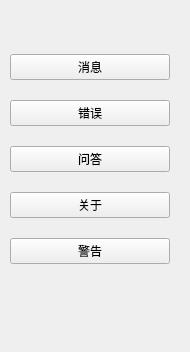
<?xml version="1.0" encoding="UTF-8"?>
<ui version="4.0">
 <class>Form</class>
 <widget class="QWidget" name="Form">
  <property name="geometry">
   <rect>
    <x>0</x>
    <y>0</y>
    <width>190</width>
    <height>352</height>
   </rect>
  </property>
  <property name="windowTitle">
   <string>Form</string>
  </property>
  <widget class="QWidget" name="verticalLayoutWidget">
   <property name="geometry">
    <rect>
     <x>10</x>
     <y>40</y>
     <width>160</width>
     <height>241</height>
    </rect>
   </property>
   <layout class="QVBoxLayout" name="verticalLayout">
    <item>
     <widget class="QPushButton" name="pushButton_2">
      <property name="text">
       <string>消息</string>
      </property>
     </widget>
    </item>
    <item>
     <widget class="QPushButton" name="pushButton_3">
      <property name="text">
       <string>错误</string>
      </property>
     </widget>
    </item>
    <item>
     <widget class="QPushButton" name="pushButton">
      <property name="text">
       <string>问答</string>
      </property>
     </widget>
    </item>
    <item>
     <widget class="QPushButton" name="pushButton_5">
      <property name="text">
       <string>关于</string>
      </property>
     </widget>
    </item>
    <item>
     <widget class="QPushButton" name="pushButton_4">
      <property name="text">
       <string>警告</string>
      </property>
     </widget>
    </item>
   </layout>
  </widget>
 </widget>
 <resources/>
 <connections/>
</ui>
